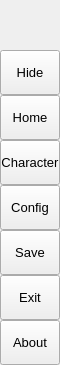
        <widget class="QFrame" name="leftMenuBg">
         <property name="minimumSize">
          <size>
           <width>60</width>
           <height>0</height>
          </size>
         </property>
         <property name="maximumSize">
          <size>
           <width>60</width>
           <height>16777215</height>
          </size>
         </property>
         <property name="frameShape">
          <enum>QFrame::NoFrame</enum>
         </property>
         <property name="frameShadow">
          <enum>QFrame::Raised</enum>
         </property>
         <layout class="QVBoxLayout" name="verticalLayout_3">
          <property name="spacing">
           <number>0</number>
          </property>
          <property name="leftMargin">
           <number>0</number>
          </property>
          <property name="topMargin">
           <number>0</number>
          </property>
          <property name="rightMargin">
           <number>0</number>
          </property>
          <property name="bottomMargin">
           <number>0</number>
          </property>
          <item>
           <widget class="QFrame" name="topLogoInfo">
            <property name="minimumSize">
             <size>
              <width>0</width>
              <height>50</height>
             </size>
            </property>
            <property name="maximumSize">
             <size>
              <width>16777215</width>
              <height>50</height>
             </size>
            </property>
            <property name="frameShape">
             <enum>QFrame::NoFrame</enum>
            </property>
            <property name="frameShadow">
             <enum>QFrame::Raised</enum>
            </property>
            <widget class="QFrame" name="topLogo">
             <property name="geometry">
              <rect>
               <x>10</x>
               <y>5</y>
               <width>42</width>
               <height>42</height>
              </rect>
             </property>
             <property name="minimumSize">
              <size>
               <width>42</width>
               <height>42</height>
              </size>
             </property>
             <property name="maximumSize">
              <size>
               <width>42</width>
               <height>42</height>
              </size>
             </property>
             <property name="frameShape">
              <enum>QFrame::NoFrame</enum>
             </property>
             <property name="frameShadow">
              <enum>QFrame::Raised</enum>
             </property>
            </widget>
            <widget class="QLabel" name="titleLeftApp">
             <property name="geometry">
              <rect>
               <x>70</x>
               <y>8</y>
               <width>160</width>
               <height>20</height>
              </rect>
             </property>
             <property name="font">
              <font>
               <family>Segoe UI Semibold</family>
               <pointsize>12</pointsize>
               <italic>false</italic>
               <bold>false</bold>
              </font>
             </property>
             <property name="text">
              <string>PyDracula</string>
             </property>
             <property name="alignment">
              <set>Qt::AlignLeading|Qt::AlignLeft|Qt::AlignTop</set>
             </property>
            </widget>
            <widget class="QLabel" name="titleLeftDescription">
             <property name="geometry">
              <rect>
               <x>70</x>
               <y>27</y>
               <width>160</width>
               <height>16</height>
              </rect>
             </property>
             <property name="maximumSize">
              <size>
               <width>16777215</width>
               <height>16</height>
              </size>
             </property>
             <property name="font">
              <font>
               <family>Segoe UI</family>
               <pointsize>8</pointsize>
               <italic>false</italic>
               <bold>false</bold>
              </font>
             </property>
             <property name="text">
              <string>Modern GUI / Flat Style</string>
             </property>
             <property name="alignment">
              <set>Qt::AlignLeading|Qt::AlignLeft|Qt::AlignTop</set>
             </property>
            </widget>
           </widget>
          </item>
          <item>
           <widget class="QFrame" name="leftMenuFrame">
            <property name="frameShape">
             <enum>QFrame::NoFrame</enum>
            </property>
            <property name="frameShadow">
             <enum>QFrame::Raised</enum>
            </property>
            <layout class="QVBoxLayout" name="verticalMenuLayout">
             <property name="spacing">
              <number>0</number>
             </property>
             <property name="leftMargin">
              <number>0</number>
             </property>
             <property name="topMargin">
              <number>0</number>
             </property>
             <property name="rightMargin">
              <number>0</number>
             </property>
             <property name="bottomMargin">
              <number>0</number>
             </property>
             <item>
              <widget class="QFrame" name="toggleBox">
               <property name="maximumSize">
                <size>
                 <width>16777215</width>
                 <height>45</height>
                </size>
               </property>
               <property name="frameShape">
                <enum>QFrame::NoFrame</enum>
               </property>
               <property name="frameShadow">
                <enum>QFrame::Raised</enum>
               </property>
               <layout class="QVBoxLayout" name="verticalLayout_4">
                <property name="spacing">
                 <number>0</number>
                </property>
                <property name="leftMargin">
                 <number>0</number>
                </property>
                <property name="topMargin">
                 <number>0</number>
                </property>
                <property name="rightMargin">
                 <number>0</number>
                </property>
                <property name="bottomMargin">
                 <number>0</number>
                </property>
                <item>
                 <widget class="QPushButton" name="toggleButton">
                  <property name="sizePolicy">
                   <sizepolicy hsizetype="Expanding" vsizetype="Fixed">
                    <horstretch>0</horstretch>
                    <verstretch>0</verstretch>
                   </sizepolicy>
                  </property>
                  <property name="minimumSize">
                   <size>
                    <width>0</width>
                    <height>45</height>
                   </size>
                  </property>
                  <property name="font">
                   <font>
                    <family>Segoe UI</family>
                    <pointsize>10</pointsize>
                    <italic>false</italic>
                    <bold>false</bold>
                   </font>
                  </property>
                  <property name="cursor">
                   <cursorShape>PointingHandCursor</cursorShape>
                  </property>
                  <property name="layoutDirection">
                   <enum>Qt::LeftToRight</enum>
                  </property>
                  <property name="styleSheet">
                   <string notr="true">background-image: url(:/icons/images/icons/icon_menu.png);</string>
                  </property>
                  <property name="text">
                   <string>Hide</string>
                  </property>
                 </widget>
                </item>
               </layout>
              </widget>
             </item>
             <item alignment="Qt::AlignTop">
              <widget class="QFrame" name="topMenu">
               <property name="frameShape">
                <enum>QFrame::NoFrame</enum>
               </property>
               <property name="frameShadow">
                <enum>QFrame::Raised</enum>
               </property>
               <layout class="QVBoxLayout" name="verticalLayout_8">
                <property name="spacing">
                 <number>0</number>
                </property>
                <property name="leftMargin">
                 <number>0</number>
                </property>
                <property name="topMargin">
                 <number>0</number>
                </property>
                <property name="rightMargin">
                 <number>0</number>
                </property>
                <property name="bottomMargin">
                 <number>0</number>
                </property>
                <item>
                 <widget class="QPushButton" name="btn_home">
                  <property name="sizePolicy">
                   <sizepolicy hsizetype="Expanding" vsizetype="Fixed">
                    <horstretch>0</horstretch>
                    <verstretch>0</verstretch>
                   </sizepolicy>
                  </property>
                  <property name="minimumSize">
                   <size>
                    <width>0</width>
                    <height>45</height>
                   </size>
                  </property>
                  <property name="font">
                   <font>
                    <family>Segoe UI</family>
                    <pointsize>10</pointsize>
                    <italic>false</italic>
                    <bold>false</bold>
                   </font>
                  </property>
                  <property name="cursor">
                   <cursorShape>PointingHandCursor</cursorShape>
                  </property>
                  <property name="layoutDirection">
                   <enum>Qt::LeftToRight</enum>
                  </property>
                  <property name="styleSheet">
                   <string notr="true">background-image: url(:/icons/images/icons/cil-home.png);</string>
                  </property>
                  <property name="text">
                   <string>Home</string>
                  </property>
                 </widget>
                </item>
                <item>
                 <widget class="QPushButton" name="btn_character">
                  <property name="sizePolicy">
                   <sizepolicy hsizetype="Expanding" vsizetype="Fixed">
                    <horstretch>0</horstretch>
                    <verstretch>0</verstretch>
                   </sizepolicy>
                  </property>
                  <property name="minimumSize">
                   <size>
                    <width>0</width>
                    <height>45</height>
                   </size>
                  </property>
                  <property name="font">
                   <font>
                    <family>Segoe UI</family>
                    <pointsize>10</pointsize>
                    <italic>false</italic>
                    <bold>false</bold>
                   </font>
                  </property>
                  <property name="cursor">
                   <cursorShape>PointingHandCursor</cursorShape>
                  </property>
                  <property name="layoutDirection">
                   <enum>Qt::LeftToRight</enum>
                  </property>
                  <property name="styleSheet">
                   <string notr="true">background-image: url(:/icons/images/icons/cil-mood-very-good.png);</string>
                  </property>
                  <property name="text">
                   <string>Character</string>
                  </property>
                 </widget>
                </item>
                <item>
                 <widget class="QPushButton" name="btn_config">
                  <property name="sizePolicy">
                   <sizepolicy hsizetype="Expanding" vsizetype="Fixed">
                    <horstretch>0</horstretch>
                    <verstretch>0</verstretch>
                   </sizepolicy>
                  </property>
                  <property name="minimumSize">
                   <size>
                    <width>0</width>
                    <height>45</height>
                   </size>
                  </property>
                  <property name="font">
                   <font>
                    <family>Segoe UI</family>
                    <pointsize>10</pointsize>
                    <italic>false</italic>
                    <bold>false</bold>
                   </font>
                  </property>
                  <property name="cursor">
                   <cursorShape>PointingHandCursor</cursorShape>
                  </property>
                  <property name="layoutDirection">
                   <enum>Qt::LeftToRight</enum>
                  </property>
                  <property name="styleSheet">
                   <string notr="true">background-image: url(:/icons/images/icons/cil-settings.png);</string>
                  </property>
                  <property name="text">
                   <string>Config</string>
                  </property>
                 </widget>
                </item>
                <item>
                 <widget class="QPushButton" name="btn_save">
                  <property name="sizePolicy">
                   <sizepolicy hsizetype="Expanding" vsizetype="Fixed">
                    <horstretch>0</horstretch>
                    <verstretch>0</verstretch>
                   </sizepolicy>
                  </property>
                  <property name="minimumSize">
                   <size>
                    <width>0</width>
                    <height>45</height>
                   </size>
                  </property>
                  <property name="font">
                   <font>
                    <family>Segoe UI</family>
                    <pointsize>10</pointsize>
                    <italic>false</italic>
                    <bold>false</bold>
                   </font>
                  </property>
                  <property name="cursor">
                   <cursorShape>PointingHandCursor</cursorShape>
                  </property>
                  <property name="layoutDirection">
                   <enum>Qt::LeftToRight</enum>
                  </property>
                  <property name="styleSheet">
                   <string notr="true">background-image: url(:/icons/images/icons/cil-save.png)</string>
                  </property>
                  <property name="text">
                   <string>Save</string>
                  </property>
                 </widget>
                </item>
                <item>
                 <widget class="QPushButton" name="btn_exit">
                  <property name="sizePolicy">
                   <sizepolicy hsizetype="Expanding" vsizetype="Fixed">
                    <horstretch>0</horstretch>
                    <verstretch>0</verstretch>
                   </sizepolicy>
                  </property>
                  <property name="minimumSize">
                   <size>
                    <width>0</width>
                    <height>45</height>
                   </size>
                  </property>
                  <property name="font">
                   <font>
                    <family>Segoe UI</family>
                    <pointsize>10</pointsize>
                    <italic>false</italic>
                    <bold>false</bold>
                   </font>
                  </property>
                  <property name="cursor">
                   <cursorShape>PointingHandCursor</cursorShape>
                  </property>
                  <property name="layoutDirection">
                   <enum>Qt::LeftToRight</enum>
                  </property>
                  <property name="styleSheet">
                   <string notr="true">background-image: url(:/icons/images/icons/cil-x.png);</string>
                  </property>
                  <property name="text">
                   <string>Exit</string>
                  </property>
                 </widget>
                </item>
               </layout>
              </widget>
             </item>
             <item alignment="Qt::AlignBottom">
              <widget class="QFrame" name="bottomMenu">
               <property name="frameShape">
                <enum>QFrame::NoFrame</enum>
               </property>
               <property name="frameShadow">
                <enum>QFrame::Raised</enum>
               </property>
               <layout class="QVBoxLayout" name="verticalLayout_9">
                <property name="spacing">
                 <number>0</number>
                </property>
                <property name="leftMargin">
                 <number>0</number>
                </property>
                <property name="topMargin">
                 <number>0</number>
                </property>
                <property name="rightMargin">
                 <number>0</number>
                </property>
                <property name="bottomMargin">
                 <number>0</number>
                </property>
                <item>
                 <widget class="QPushButton" name="toggleLeftBox">
                  <property name="sizePolicy">
                   <sizepolicy hsizetype="Expanding" vsizetype="Fixed">
                    <horstretch>0</horstretch>
                    <verstretch>0</verstretch>
                   </sizepolicy>
                  </property>
                  <property name="minimumSize">
                   <size>
                    <width>0</width>
                    <height>45</height>
                   </size>
                  </property>
                  <property name="font">
                   <font>
                    <family>Segoe UI</family>
                    <pointsize>10</pointsize>
                    <italic>false</italic>
                    <bold>false</bold>
                   </font>
                  </property>
                  <property name="cursor">
                   <cursorShape>PointingHandCursor</cursorShape>
                  </property>
                  <property name="layoutDirection">
                   <enum>Qt::LeftToRight</enum>
                  </property>
                  <property name="styleSheet">
                   <string notr="true">background-image: url(:/icons/images/icons/icon_settings.png);</string>
                  </property>
                  <property name="text">
                   <string>About</string>
                  </property>
                 </widget>
                </item>
               </layout>
              </widget>
             </item>
            </layout>
           </widget>
          </item>
         </layout>
        </widget>
